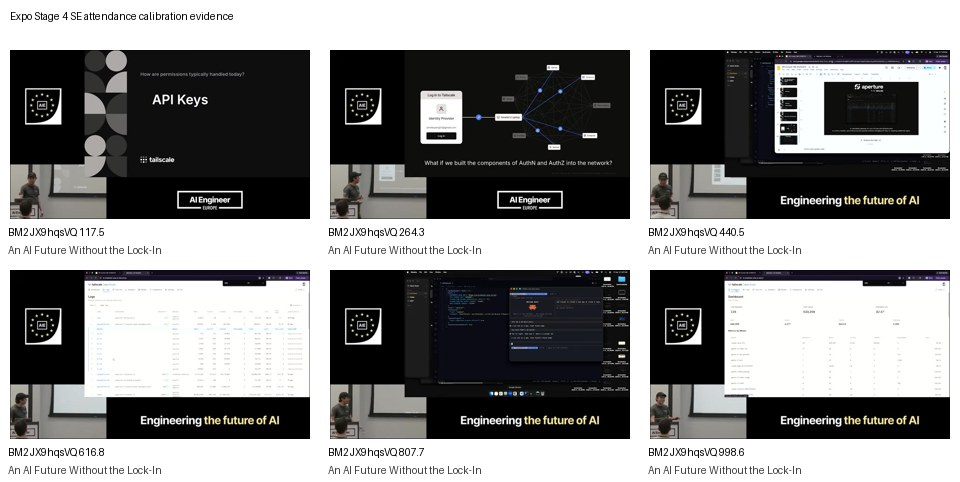
#> input picture wiki/assets/attendance-calibration/expo-stage-4-se.jpg, 960 x 482 px
$ python -i reread_slide_ocr.py   (imports and definitions only)
#> lines starting #> are read from the running program, lines starting #| are printed output that depends on the picture; after the words box and inside, x2 and y2 are one past the last pixel; in counts of white or black regions, pixels touching at a corner belong together
#> further down, picture is the input picture: PIL image 960x482 RGB; mean R, G, B 136.9, 136.8, 136.7
#!/usr/bin/env python3
"""Reread weak slide OCR with crop/enhancement variants and confidence scoring."""

from __future__ import annotations

import argparse
import csv
import io
import json
import os
import re
import shutil
import subprocess
import tempfile
from dataclasses import dataclass
from concurrent.futures import ProcessPoolExecutor, as_completed
from pathlib import Path

from PIL import Image, ImageChops, ImageEnhance, ImageFilter, ImageOps, ImageStat


ROOT = Path(__file__).resolve().parents[1]
SLIDE_ASSETS = ROOT / "wiki" / "assets" / "slides"
SLIDE_OCR = ROOT / "raw" / "sources" / "slide-ocr"
IMPROVED_OCR = ROOT / "raw" / "sources" / "slide-ocr-improved"
AUDIT_PATH = ROOT / "raw" / "sources" / "slide-ocr-quality-audit.json"


WORD_RE = re.compile(r"[A-Za-z][A-Za-z0-9'._/-]{2,}")


@dataclass
class OcrResult:
    text: str
    mean_conf: float
    word_count: int
    char_count: int
    variant: str
    crop_box: tuple[int, int, int, int] | None

    # [25 lines left out: functions score, run_ocr, resolve_tesseract, not called in this run]


def words(text: str) -> list[str]:
    return WORD_RE.findall(text)


# [43 lines left out: functions normalize_text, current_text_for, is_weak, edge_trim_box, not called in this run]


def bright_content_box(image: Image.Image) -> tuple[int, int, int, int] | None:
    # Many captures include a bright projected slide surrounded by dark stage.
    # Find the dominant bright text/screen region and pad it for OCR.
    small = ImageOps.autocontrast(image.convert("L")).resize((240, 135))
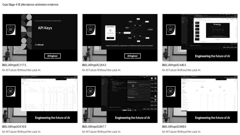
#> small: PIL image 240x135 L; min 0, max 255, mean 136.7
    threshold = small.point(lambda p: 255 if p > 155 else 0)
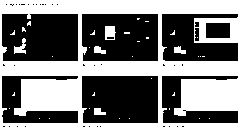
#> threshold: PIL image 240x135 L; 49.7% white; 36 white regions (30 under 20 px), largest, box (x1, y1, x2, y2) and area: (0, 0, 240, 135) 15559, (105, 26, 116, 40) 127, (14, 38, 26, 54) 99, (94, 46, 106, 54) 66, (174, 46, 186, 54) 64, (94, 108, 106, 115) 64
    bbox = threshold.getbbox()
#> bbox = (0, 0, 240, 135)
    if not bbox:
        return None
    sx = image.width / small.width
#> sx = 4
    sy = image.height / small.height
#> sy = 3.57
    left, top, right, bottom = [int(v * (sx if i % 2 == 0 else sy)) for i, v in enumerate(bbox)]
#> left = 0; top = 0; right = 960; bottom = 482
    pad_x = int(image.width * 0.025)
#> pad_x = 24
    pad_y = int(image.height * 0.035)
#> pad_y = 16
    left = max(0, left - pad_x)
    top = max(0, top - pad_y)
    right = min(image.width, right + pad_x)
    bottom = min(image.height, bottom + pad_y)
    if (right - left) < image.width * 0.25 or (bottom - top) < image.height * 0.2:
        return None
    return (left, top, right, bottom)


def candidate_crops(image: Image.Image) -> list[tuple[str, Image.Image, tuple[int, int, int, int] | None]]:
    bright = bright_content_box(image)
#> bright = (0, 0, 960, 482)
    if bright:
        return [("bright-region", image.crop(bright), bright)]
    # Common stage layout: projected slides on one side, speaker on the other.
    w, h = image.size
    left = (0, 0, int(w * 0.72), h)
    right = (int(w * 0.28), 0, w, h)
    candidates = [("left-70", left), ("right-70", right), ("full", (0, 0, w, h))]
    scored = []
    for name, box in candidates:
        crop = image.crop(box).convert("L").resize((120, 68))
        autocontrast = ImageOps.autocontrast(crop)
        bright_pixels = sum(1 for p in autocontrast.getdata() if p > 165)
        stat = ImageStat.Stat(autocontrast)
        scored.append((bright_pixels * max(stat.stddev[0], 1), name, box))
    _score, name, box = max(scored)
    return [(name, image.crop(box), None if name == "full" else box)]


# [98 lines left out: functions enhance_variants, parse_tsv, tesseract_text, reread_slide, process_candidate, not called in this run]


def write_text(path: Path, text: str) -> None:
    path.parent.mkdir(parents=True, exist_ok=True)
    path.write_text(text.rstrip() + ("\n" if text.strip() else ""))


# [70 lines left out: function main, not called in this run]


# [2 lines not run here, left out]

>>> from PIL import Image
>>> picture = Image.open('../wiki/assets/attendance-calibration/expo-stage-4-se.jpg')
>>> result = candidate_crops(picture)
#> result = 1 item

$ run again, on wiki/assets/attendance-calibration-v1/track-6.jpg
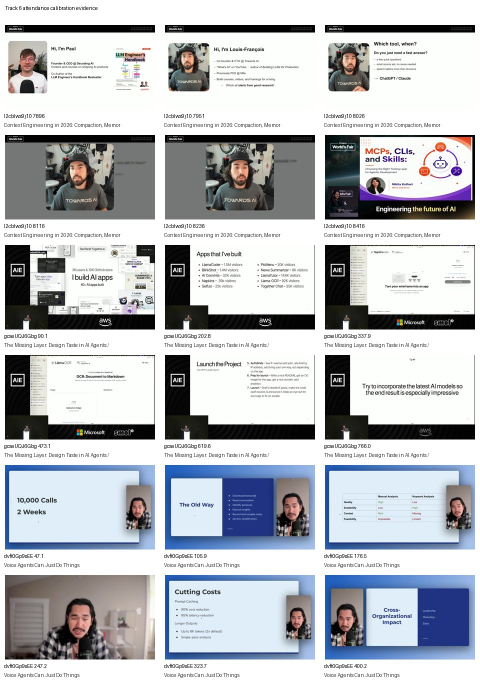
#> input picture wiki/assets/attendance-calibration-v1/track-6.jpg, 960 x 1362 px (shown at 1/2 size)
#> picture is the input picture: PIL image 960x1362 RGB; mean R, G, B 185.2, 188.1, 192.6
#> in bright_content_box, `small = ImageOps.autocontrast(image.convert("L")).resize((240, 135))`:
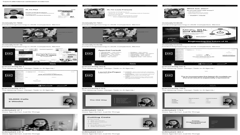
#> small: PIL image 240x135 L; min 0, max 255, mean 187.3
#> in bright_content_box, `threshold = small.point(lambda p: 255 if p > 155 else 0)`:
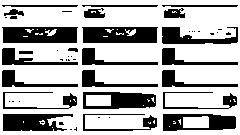
#> threshold: PIL image 240x135 L; 69.2% white; 50 black regions (26 under 20 px), largest, box (x1, y1, x2, y2) and area: (82, 27, 158, 43) 1105, (2, 27, 78, 43) 1102, (3, 114, 73, 131) 899
#> bbox = (0, 0, 240, 135)
#> left = 0; right = 960; bottom = 1362
#> bright = (0, 0, 960, 1362)
#> result = 1 item

$ run again, on wiki/assets/attendance-calibration-v1/track-7.jpg
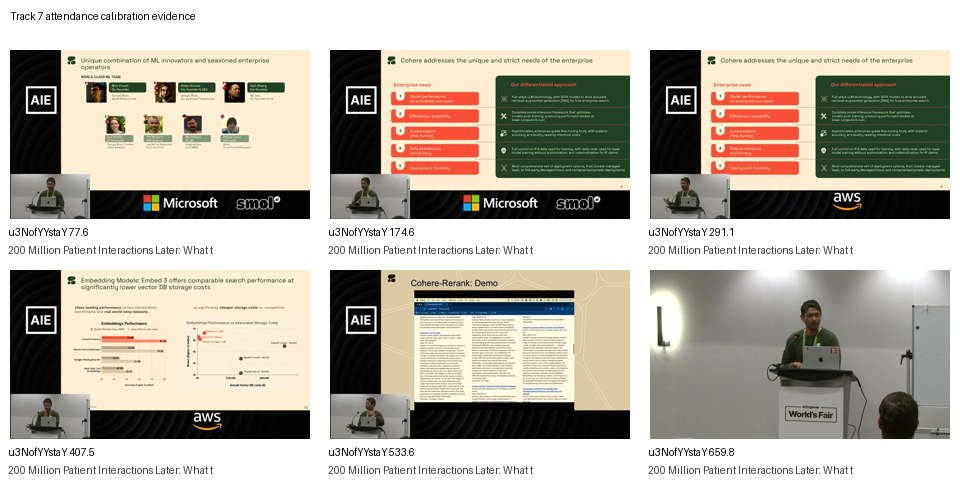
#> input picture wiki/assets/attendance-calibration-v1/track-7.jpg, 960 x 482 px
#> picture is the input picture: PIL image 960x482 RGB; mean R, G, B 182.4, 177, 166.2
#> in bright_content_box, `small = ImageOps.autocontrast(image.convert("L")).resize((240, 135))`:
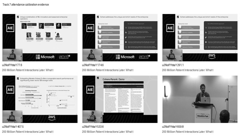
#> small: PIL image 240x135 L; min 0, max 255, mean 177.3
#> in bright_content_box, `threshold = small.point(lambda p: 255 if p > 155 else 0)`:
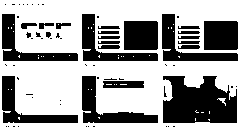
#> threshold: PIL image 240x135 L; 64.5% white; 68 black regions (44 under 20 px), largest, box (x1, y1, x2, y2) and area: (163, 76, 237, 123) 2696, (82, 76, 158, 123) 1221, (2, 76, 78, 123) 1092
#> bbox = (0, 0, 240, 135)
#> left = 0; right = 960; bottom = 482
#> bright = (0, 0, 960, 482)
#> result = 1 item

$ run again, on wiki/assets/dense-slides/-TiET_K-E_g/slide-001.jpg
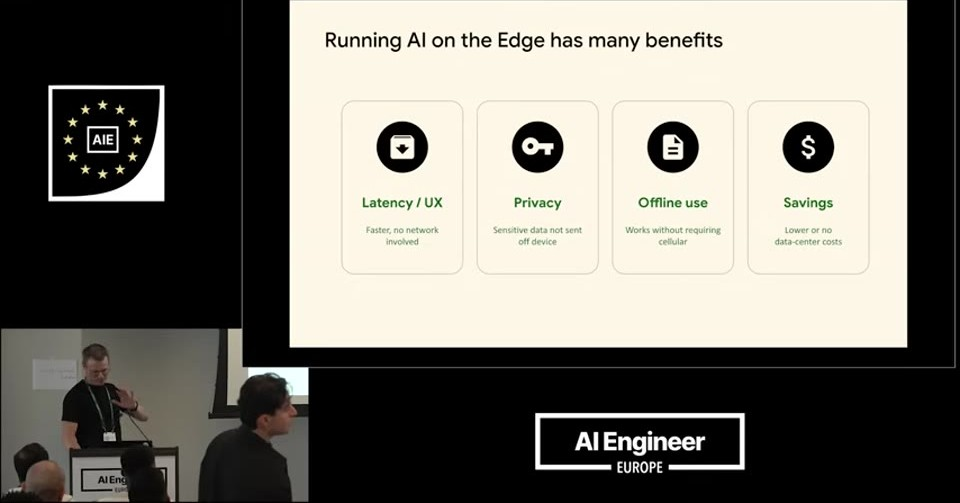
#> input picture wiki/assets/dense-slides/-TiET_K-E_g/slide-001.jpg, 960 x 503 px
#> picture is the input picture: PIL image 960x503 RGB; mean R, G, B 120.2, 117.6, 110
#> in bright_content_box, `small = ImageOps.autocontrast(image.convert("L")).resize((240, 135))`:
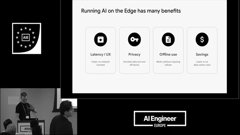
#> small: PIL image 240x135 L; min 0, max 255, mean 117.7
#> in bright_content_box, `threshold = small.point(lambda p: 255 if p > 155 else 0)`:
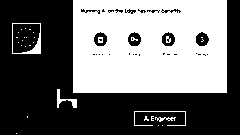
#> threshold: PIL image 240x135 L; 43.7% white; 31 white regions (24 under 20 px), largest, box (x1, y1, x2, y2) and area: (73, 0, 227, 93) 13548, (12, 23, 41, 54) 212, (57, 89, 77, 108) 122
#> bbox = (12, 0, 227, 134)
#> in bright_content_box, `left, top, right, bottom = [int(v * (sx if i % 2 == 0 else sy)) for i,..`: left = 48; top = 0; right = 908; bottom = 499
#> in bright_content_box, `left = max(0, left - pad_x)`: left = 24
#> in bright_content_box, `right = min(image.width, right + pad_x)`: right = 932
#> in bright_content_box, `bottom = min(image.height, bottom + pad_y)`: bottom = 503
#> bright = (24, 0, 932, 503)
#> result = 1 item
